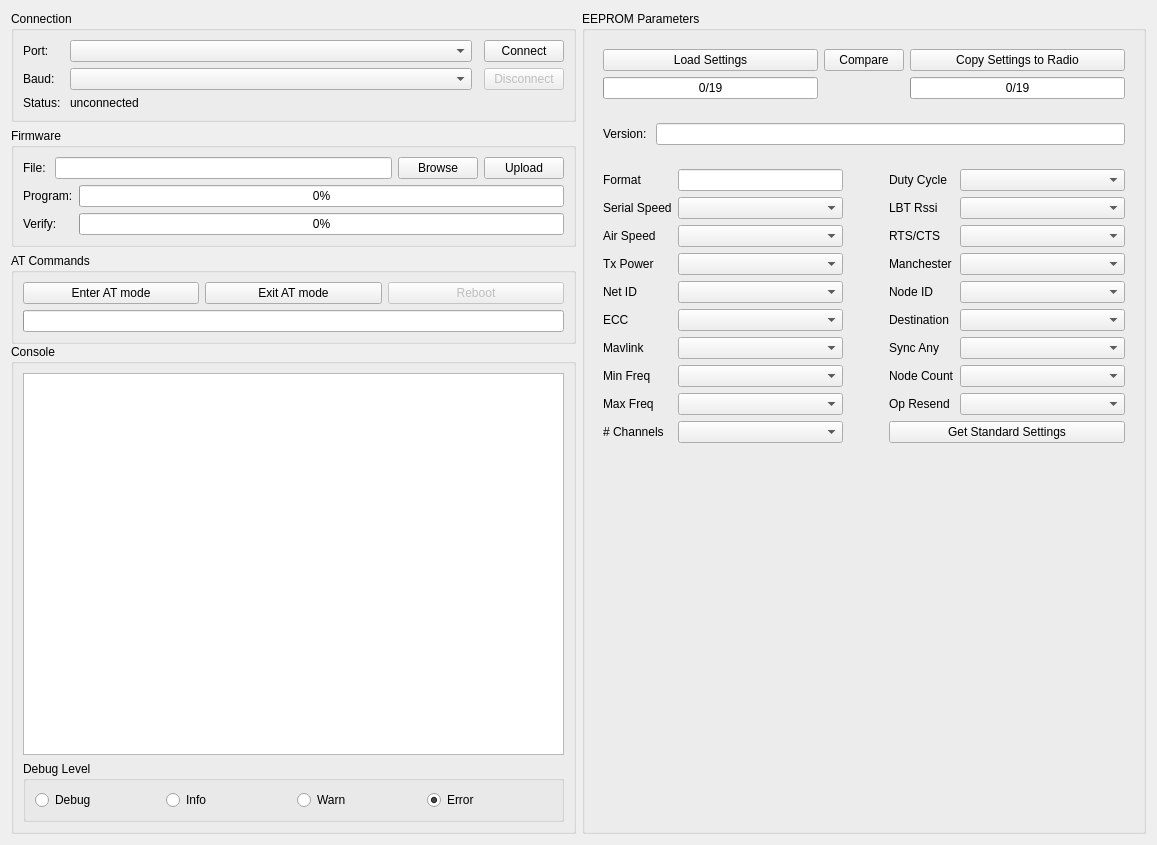
<?xml version="1.0" encoding="UTF-8"?>
<ui version="4.0">
 <class>Form</class>
 <widget class="QWidget" name="Form">
  <property name="geometry">
   <rect>
    <x>0</x>
    <y>0</y>
    <width>1157</width>
    <height>845</height>
   </rect>
  </property>
  <property name="sizePolicy">
   <sizepolicy hsizetype="Expanding" vsizetype="Expanding">
    <horstretch>0</horstretch>
    <verstretch>0</verstretch>
   </sizepolicy>
  </property>
  <property name="windowTitle">
   <string>Radio Configurator</string>
  </property>
  <layout class="QHBoxLayout" name="horizontalLayout_3">
   <item>
    <widget class="QWidget" name="widget_3" native="true">
     <property name="sizePolicy">
      <sizepolicy hsizetype="Preferred" vsizetype="Expanding">
       <horstretch>0</horstretch>
       <verstretch>0</verstretch>
      </sizepolicy>
     </property>
     <layout class="QVBoxLayout" name="verticalLayout_2">
      <property name="spacing">
       <number>0</number>
      </property>
      <property name="leftMargin">
       <number>0</number>
      </property>
      <property name="topMargin">
       <number>0</number>
      </property>
      <property name="rightMargin">
       <number>0</number>
      </property>
      <property name="bottomMargin">
       <number>0</number>
      </property>
      <item>
       <widget class="QWidget" name="upper_split_container" native="true">
        <property name="sizePolicy">
         <sizepolicy hsizetype="Expanding" vsizetype="Fixed">
          <horstretch>0</horstretch>
          <verstretch>0</verstretch>
         </sizepolicy>
        </property>
        <layout class="QGridLayout" name="gridLayout_2">
         <property name="leftMargin">
          <number>0</number>
         </property>
         <property name="topMargin">
          <number>0</number>
         </property>
         <property name="rightMargin">
          <number>0</number>
         </property>
         <property name="bottomMargin">
          <number>0</number>
         </property>
         <property name="horizontalSpacing">
          <number>6</number>
         </property>
         <item row="3" column="0">
          <widget class="QGroupBox" name="at_group">
           <property name="enabled">
            <bool>true</bool>
           </property>
           <property name="sizePolicy">
            <sizepolicy hsizetype="Preferred" vsizetype="Fixed">
             <horstretch>0</horstretch>
             <verstretch>0</verstretch>
            </sizepolicy>
           </property>
           <property name="title">
            <string>AT Commands</string>
           </property>
           <layout class="QGridLayout" name="gridLayout_4">
            <item row="0" column="2">
             <widget class="QPushButton" name="reboot_button">
              <property name="enabled">
               <bool>false</bool>
              </property>
              <property name="text">
               <string>Reboot</string>
              </property>
             </widget>
            </item>
            <item row="1" column="0" colspan="3">
             <widget class="QProgressBar" name="at_mode_progressbar">
              <property name="toolTip">
               <string>&lt;html&gt;&lt;head/&gt;&lt;body&gt;&lt;p&gt;Status indicator of the AT configuration mode.&lt;/p&gt;&lt;/body&gt;&lt;/html&gt;</string>
              </property>
              <property name="maximum">
               <number>1</number>
              </property>
              <property name="value">
               <number>0</number>
              </property>
              <property name="textVisible">
               <bool>false</bool>
              </property>
             </widget>
            </item>
            <item row="0" column="1">
             <widget class="QPushButton" name="exit_at_button">
              <property name="enabled">
               <bool>true</bool>
              </property>
              <property name="text">
               <string>Exit AT mode</string>
              </property>
             </widget>
            </item>
            <item row="0" column="0">
             <widget class="QPushButton" name="enter_at_button">
              <property name="text">
               <string>Enter AT mode</string>
              </property>
             </widget>
            </item>
           </layout>
          </widget>
         </item>
         <item row="1" column="0">
          <widget class="QGroupBox" name="firmware_group">
           <property name="sizePolicy">
            <sizepolicy hsizetype="Preferred" vsizetype="Fixed">
             <horstretch>0</horstretch>
             <verstretch>0</verstretch>
            </sizepolicy>
           </property>
           <property name="title">
            <string>Firmware</string>
           </property>
           <layout class="QVBoxLayout" name="verticalLayout_3">
            <item>
             <widget class="QWidget" name="widget_4" native="true">
              <layout class="QHBoxLayout" name="horizontalLayout_4">
               <property name="spacing">
                <number>6</number>
               </property>
               <property name="leftMargin">
                <number>0</number>
               </property>
               <property name="topMargin">
                <number>0</number>
               </property>
               <property name="rightMargin">
                <number>0</number>
               </property>
               <property name="bottomMargin">
                <number>0</number>
               </property>
               <item>
                <widget class="QLabel" name="label_5">
                 <property name="text">
                  <string>File: </string>
                 </property>
                </widget>
               </item>
               <item>
                <widget class="QLineEdit" name="file_lineedit"/>
               </item>
               <item>
                <widget class="QPushButton" name="browse_button">
                 <property name="text">
                  <string>Browse</string>
                 </property>
                </widget>
               </item>
               <item>
                <widget class="QPushButton" name="upload_button">
                 <property name="text">
                  <string>Upload</string>
                 </property>
                </widget>
               </item>
              </layout>
             </widget>
            </item>
            <item>
             <widget class="QWidget" name="widget_5" native="true">
              <layout class="QFormLayout" name="formLayout">
               <property name="labelAlignment">
                <set>Qt::AlignLeading|Qt::AlignLeft|Qt::AlignVCenter</set>
               </property>
               <property name="leftMargin">
                <number>0</number>
               </property>
               <property name="topMargin">
                <number>0</number>
               </property>
               <property name="rightMargin">
                <number>0</number>
               </property>
               <property name="bottomMargin">
                <number>0</number>
               </property>
               <item row="0" column="0">
                <widget class="QLabel" name="label_6">
                 <property name="text">
                  <string>Program:</string>
                 </property>
                </widget>
               </item>
               <item row="0" column="1">
                <widget class="QProgressBar" name="program_progressbar">
                 <property name="maximum">
                  <number>1</number>
                 </property>
                 <property name="value">
                  <number>0</number>
                 </property>
                </widget>
               </item>
               <item row="1" column="0">
                <widget class="QLabel" name="label_7">
                 <property name="text">
                  <string>Verify: </string>
                 </property>
                </widget>
               </item>
               <item row="1" column="1">
                <widget class="QProgressBar" name="verify_progressbar">
                 <property name="maximum">
                  <number>1</number>
                 </property>
                 <property name="value">
                  <number>0</number>
                 </property>
                </widget>
               </item>
              </layout>
             </widget>
            </item>
           </layout>
          </widget>
         </item>
         <item row="0" column="0">
          <widget class="QGroupBox" name="connection_group">
           <property name="sizePolicy">
            <sizepolicy hsizetype="Preferred" vsizetype="Fixed">
             <horstretch>0</horstretch>
             <verstretch>0</verstretch>
            </sizepolicy>
           </property>
           <property name="title">
            <string>Connection</string>
           </property>
           <layout class="QGridLayout" name="gridLayout">
            <item row="0" column="1">
             <widget class="ComboBox" name="port_combobox">
              <property name="sizePolicy">
               <sizepolicy hsizetype="Preferred" vsizetype="Fixed">
                <horstretch>2</horstretch>
                <verstretch>0</verstretch>
               </sizepolicy>
              </property>
             </widget>
            </item>
            <item row="1" column="3">
             <widget class="QPushButton" name="disconnect_button">
              <property name="enabled">
               <bool>false</bool>
              </property>
              <property name="text">
               <string>Disconnect</string>
              </property>
             </widget>
            </item>
            <item row="2" column="1" colspan="3">
             <widget class="QLabel" name="connection_status_label">
              <property name="text">
               <string>unconnected</string>
              </property>
             </widget>
            </item>
            <item row="1" column="1">
             <widget class="QComboBox" name="baud_combobox"/>
            </item>
            <item row="1" column="0">
             <widget class="QLabel" name="label_2">
              <property name="text">
               <string>Baud: </string>
              </property>
             </widget>
            </item>
            <item row="0" column="0">
             <widget class="QLabel" name="label">
              <property name="sizePolicy">
               <sizepolicy hsizetype="Preferred" vsizetype="Preferred">
                <horstretch>0</horstretch>
                <verstretch>0</verstretch>
               </sizepolicy>
              </property>
              <property name="text">
               <string>Port:</string>
              </property>
             </widget>
            </item>
            <item row="2" column="0">
             <widget class="QLabel" name="label_3">
              <property name="text">
               <string>Status: </string>
              </property>
             </widget>
            </item>
            <item row="0" column="3">
             <widget class="QPushButton" name="connect_button">
              <property name="sizePolicy">
               <sizepolicy hsizetype="Preferred" vsizetype="Fixed">
                <horstretch>0</horstretch>
                <verstretch>0</verstretch>
               </sizepolicy>
              </property>
              <property name="text">
               <string>Connect</string>
              </property>
             </widget>
            </item>
           </layout>
          </widget>
         </item>
        </layout>
       </widget>
      </item>
      <item>
       <widget class="QGroupBox" name="console_group">
        <property name="sizePolicy">
         <sizepolicy hsizetype="Expanding" vsizetype="Expanding">
          <horstretch>0</horstretch>
          <verstretch>2</verstretch>
         </sizepolicy>
        </property>
        <property name="title">
         <string>Console</string>
        </property>
        <layout class="QGridLayout" name="gridLayout_5">
         <item row="0" column="2">
          <widget class="QTextEdit" name="console_text">
           <property name="sizePolicy">
            <sizepolicy hsizetype="Expanding" vsizetype="Expanding">
             <horstretch>0</horstretch>
             <verstretch>1</verstretch>
            </sizepolicy>
           </property>
           <property name="readOnly">
            <bool>true</bool>
           </property>
          </widget>
         </item>
         <item row="1" column="2">
          <widget class="QGroupBox" name="logger_level_group">
           <property name="sizePolicy">
            <sizepolicy hsizetype="Expanding" vsizetype="Preferred">
             <horstretch>0</horstretch>
             <verstretch>0</verstretch>
            </sizepolicy>
           </property>
           <property name="title">
            <string>Debug Level</string>
           </property>
           <property name="flat">
            <bool>false</bool>
           </property>
           <property name="checkable">
            <bool>false</bool>
           </property>
           <layout class="QHBoxLayout" name="horizontalLayout">
            <item>
             <widget class="QRadioButton" name="debug_radiobutton">
              <property name="sizePolicy">
               <sizepolicy hsizetype="Minimum" vsizetype="Fixed">
                <horstretch>0</horstretch>
                <verstretch>0</verstretch>
               </sizepolicy>
              </property>
              <property name="text">
               <string>Debug</string>
              </property>
             </widget>
            </item>
            <item>
             <widget class="QRadioButton" name="info_radiobutton">
              <property name="sizePolicy">
               <sizepolicy hsizetype="Minimum" vsizetype="Fixed">
                <horstretch>0</horstretch>
                <verstretch>0</verstretch>
               </sizepolicy>
              </property>
              <property name="text">
               <string>Info</string>
              </property>
              <property name="checked">
               <bool>false</bool>
              </property>
             </widget>
            </item>
            <item>
             <widget class="QRadioButton" name="warn_radiobutton">
              <property name="sizePolicy">
               <sizepolicy hsizetype="Minimum" vsizetype="Fixed">
                <horstretch>0</horstretch>
                <verstretch>0</verstretch>
               </sizepolicy>
              </property>
              <property name="text">
               <string>Warn</string>
              </property>
             </widget>
            </item>
            <item>
             <widget class="QRadioButton" name="error_radiobutton">
              <property name="sizePolicy">
               <sizepolicy hsizetype="Minimum" vsizetype="Fixed">
                <horstretch>0</horstretch>
                <verstretch>0</verstretch>
               </sizepolicy>
              </property>
              <property name="text">
               <string>Error</string>
              </property>
              <property name="checked">
               <bool>true</bool>
              </property>
             </widget>
            </item>
           </layout>
          </widget>
         </item>
        </layout>
       </widget>
      </item>
     </layout>
    </widget>
   </item>
   <item>
    <widget class="QGroupBox" name="eeprom_group">
     <property name="enabled">
      <bool>true</bool>
     </property>
     <property name="sizePolicy">
      <sizepolicy hsizetype="Expanding" vsizetype="Expanding">
       <horstretch>0</horstretch>
       <verstretch>0</verstretch>
      </sizepolicy>
     </property>
     <property name="title">
      <string>EEPROM Parameters</string>
     </property>
     <layout class="QVBoxLayout" name="verticalLayout">
      <item>
       <widget class="QWidget" name="widget_2" native="true">
        <layout class="QGridLayout" name="gridLayout_3">
         <item row="1" column="0">
          <widget class="QProgressBar" name="load_settings_progressbar">
           <property name="toolTip">
            <string>&lt;html&gt;&lt;head/&gt;&lt;body&gt;&lt;p&gt;Number of loaded parameters.&lt;/p&gt;&lt;/body&gt;&lt;/html&gt;</string>
           </property>
           <property name="maximum">
            <number>19</number>
           </property>
           <property name="value">
            <number>0</number>
           </property>
           <property name="textVisible">
            <bool>true</bool>
           </property>
           <property name="orientation">
            <enum>Qt::Horizontal</enum>
           </property>
           <property name="invertedAppearance">
            <bool>false</bool>
           </property>
           <property name="textDirection">
            <enum>QProgressBar::TopToBottom</enum>
           </property>
           <property name="format">
            <string>%v/%m</string>
           </property>
          </widget>
         </item>
         <item row="0" column="0">
          <widget class="QPushButton" name="load_settings_button">
           <property name="toolTip">
            <string>&lt;html&gt;&lt;head/&gt;&lt;body&gt;&lt;p&gt;Loads the radio's settings that are currently active.&lt;/p&gt;&lt;/body&gt;&lt;/html&gt;</string>
           </property>
           <property name="text">
            <string>Load Settings</string>
           </property>
          </widget>
         </item>
         <item row="1" column="2">
          <widget class="QProgressBar" name="copy_settings_progressbar">
           <property name="toolTip">
            <string>&lt;html&gt;&lt;head/&gt;&lt;body&gt;&lt;p&gt;Number of written parameters.&lt;/p&gt;&lt;/body&gt;&lt;/html&gt;</string>
           </property>
           <property name="minimum">
            <number>0</number>
           </property>
           <property name="maximum">
            <number>19</number>
           </property>
           <property name="value">
            <number>0</number>
           </property>
           <property name="format">
            <string>%v/%m</string>
           </property>
          </widget>
         </item>
         <item row="0" column="2">
          <widget class="QPushButton" name="copy_settings_button">
           <property name="toolTip">
            <string>&lt;html&gt;&lt;head/&gt;&lt;body&gt;&lt;p&gt;Copy the selected settings to the radio. The parameters will be stored in the EEPROM to make the changes persistent.&lt;/p&gt;&lt;/body&gt;&lt;/html&gt;</string>
           </property>
           <property name="text">
            <string>Copy Settings to Radio</string>
           </property>
          </widget>
         </item>
         <item row="0" column="1">
          <widget class="QPushButton" name="compare_button">
           <property name="toolTip">
            <string>&lt;html&gt;&lt;head/&gt;&lt;body&gt;&lt;p&gt;Compares the currently chosen parameters with the radio's active parameters and shows the modified settings.&lt;/p&gt;&lt;/body&gt;&lt;/html&gt;</string>
           </property>
           <property name="text">
            <string>Compare</string>
           </property>
          </widget>
         </item>
        </layout>
       </widget>
      </item>
      <item>
       <widget class="QWidget" name="widget" native="true">
        <layout class="QHBoxLayout" name="horizontalLayout_2">
         <item>
          <widget class="QLabel" name="label_4">
           <property name="text">
            <string>Version: </string>
           </property>
          </widget>
         </item>
         <item>
          <widget class="QLineEdit" name="version_lineedit">
           <property name="readOnly">
            <bool>true</bool>
           </property>
          </widget>
         </item>
        </layout>
       </widget>
      </item>
      <item>
       <widget class="QWidget" name="eeprom_settings_container" native="true">
        <property name="sizePolicy">
         <sizepolicy hsizetype="Preferred" vsizetype="Preferred">
          <horstretch>0</horstretch>
          <verstretch>0</verstretch>
         </sizepolicy>
        </property>
        <layout class="QGridLayout" name="gridLayout_7">
         <item row="6" column="1">
          <widget class="QComboBox" name="mavlink_combobox"/>
         </item>
         <item row="3" column="2">
          <spacer name="horizontalSpacer">
           <property name="orientation">
            <enum>Qt::Horizontal</enum>
           </property>
           <property name="sizeType">
            <enum>QSizePolicy::Fixed</enum>
           </property>
           <property name="sizeHint" stdset="0">
            <size>
             <width>40</width>
             <height>20</height>
            </size>
           </property>
          </spacer>
         </item>
         <item row="3" column="3">
          <widget class="QLabel" name="manchester_label">
           <property name="text">
            <string>Manchester</string>
           </property>
          </widget>
         </item>
         <item row="7" column="3">
          <widget class="QLabel" name="nodecount_label">
           <property name="text">
            <string>Node Count</string>
           </property>
          </widget>
         </item>
         <item row="0" column="3">
          <widget class="QLabel" name="duty_cycle_label">
           <property name="text">
            <string>Duty Cycle</string>
           </property>
          </widget>
         </item>
         <item row="3" column="1">
          <widget class="QComboBox" name="txpower_combobox"/>
         </item>
         <item row="1" column="3">
          <widget class="QLabel" name="lbt_rssi_label">
           <property name="text">
            <string>LBT Rssi</string>
           </property>
          </widget>
         </item>
         <item row="2" column="1">
          <widget class="QComboBox" name="air_speed_combobox"/>
         </item>
         <item row="3" column="0">
          <widget class="QLabel" name="txpower_label">
           <property name="toolTip">
            <string>&lt;html&gt;&lt;head/&gt;&lt;body&gt;&lt;p&gt;Transmission power in dBm. For a 100% duty cycle this should not exceed 10mW ~ 11dBm.&lt;/p&gt;&lt;/body&gt;&lt;/html&gt;</string>
           </property>
           <property name="text">
            <string>Tx Power</string>
           </property>
          </widget>
         </item>
         <item row="1" column="1">
          <widget class="QComboBox" name="serial_speed_combobox">
           <property name="sizePolicy">
            <sizepolicy hsizetype="Expanding" vsizetype="Fixed">
             <horstretch>0</horstretch>
             <verstretch>0</verstretch>
            </sizepolicy>
           </property>
          </widget>
         </item>
         <item row="5" column="4">
          <widget class="QComboBox" name="nodedestination_combobox"/>
         </item>
         <item row="0" column="4">
          <widget class="QComboBox" name="duty_cycle_combobox">
           <property name="sizePolicy">
            <sizepolicy hsizetype="Expanding" vsizetype="Fixed">
             <horstretch>0</horstretch>
             <verstretch>0</verstretch>
            </sizepolicy>
           </property>
          </widget>
         </item>
         <item row="6" column="4">
          <widget class="QComboBox" name="syncany_combobox"/>
         </item>
         <item row="7" column="1">
          <widget class="QComboBox" name="min_freq_combobox"/>
         </item>
         <item row="1" column="0">
          <widget class="QLabel" name="serial_speed_label">
           <property name="toolTip">
            <string>Baud rate for the serial communication between the PC/FCU and the radio.</string>
           </property>
           <property name="text">
            <string>Serial Speed</string>
           </property>
          </widget>
         </item>
         <item row="2" column="0">
          <widget class="QLabel" name="air_speed_label">
           <property name="toolTip">
            <string>Radio transmission data rate.</string>
           </property>
           <property name="text">
            <string>Air Speed</string>
           </property>
          </widget>
         </item>
         <item row="9" column="1">
          <widget class="QComboBox" name="num_channels_combobox"/>
         </item>
         <item row="0" column="1">
          <widget class="QLineEdit" name="format_lineedit">
           <property name="readOnly">
            <bool>true</bool>
           </property>
          </widget>
         </item>
         <item row="8" column="1">
          <widget class="QComboBox" name="max_freq_combobox">
           <property name="sizePolicy">
            <sizepolicy hsizetype="Expanding" vsizetype="Fixed">
             <horstretch>0</horstretch>
             <verstretch>0</verstretch>
            </sizepolicy>
           </property>
          </widget>
         </item>
         <item row="8" column="0">
          <widget class="QLabel" name="max_freq_label">
           <property name="text">
            <string>Max Freq</string>
           </property>
          </widget>
         </item>
         <item row="2" column="4">
          <widget class="QComboBox" name="rtscts_combobox"/>
         </item>
         <item row="5" column="0">
          <widget class="QLabel" name="ecc_label">
           <property name="toolTip">
            <string>&lt;html&gt;&lt;head/&gt;&lt;body&gt;&lt;p&gt;Enable/Disable error correction. If enabled, the effective data rate will only be half of the value set for the radio transmission data rate.&lt;/p&gt;&lt;/body&gt;&lt;/html&gt;</string>
           </property>
           <property name="text">
            <string>ECC</string>
           </property>
          </widget>
         </item>
         <item row="0" column="0">
          <widget class="QLabel" name="flabel">
           <property name="autoFillBackground">
            <bool>false</bool>
           </property>
           <property name="text">
            <string>Format</string>
           </property>
          </widget>
         </item>
         <item row="5" column="1">
          <widget class="QComboBox" name="ecc_combobox"/>
         </item>
         <item row="4" column="3">
          <widget class="QLabel" name="nodeid_label">
           <property name="text">
            <string>Node ID</string>
           </property>
          </widget>
         </item>
         <item row="1" column="4">
          <widget class="QComboBox" name="lbt_rssi_combobox"/>
         </item>
         <item row="4" column="4">
          <widget class="QComboBox" name="nodeid_combobox"/>
         </item>
         <item row="9" column="0">
          <widget class="QLabel" name="channels_label">
           <property name="text">
            <string># Channels</string>
           </property>
          </widget>
         </item>
         <item row="8" column="4">
          <widget class="QComboBox" name="oppresend_combobox"/>
         </item>
         <item row="4" column="1">
          <widget class="QComboBox" name="netid_combobox"/>
         </item>
         <item row="6" column="0">
          <widget class="QLabel" name="mavlink_label">
           <property name="text">
            <string>Mavlink</string>
           </property>
          </widget>
         </item>
         <item row="9" column="3" colspan="2">
          <widget class="QPushButton" name="get_standard_settings_button">
           <property name="sizePolicy">
            <sizepolicy hsizetype="Minimum" vsizetype="Fixed">
             <horstretch>0</horstretch>
             <verstretch>0</verstretch>
            </sizepolicy>
           </property>
           <property name="text">
            <string>Get Standard Settings</string>
           </property>
          </widget>
         </item>
         <item row="6" column="3">
          <widget class="QLabel" name="syncany_label">
           <property name="text">
            <string>Sync Any</string>
           </property>
          </widget>
         </item>
         <item row="3" column="4">
          <widget class="QComboBox" name="manchester_combobox"/>
         </item>
         <item row="7" column="0">
          <widget class="QLabel" name="min_freq_label">
           <property name="text">
            <string>Min Freq</string>
           </property>
          </widget>
         </item>
         <item row="8" column="3">
          <widget class="QLabel" name="oppresend_label">
           <property name="text">
            <string>Op Resend</string>
           </property>
          </widget>
         </item>
         <item row="7" column="4">
          <widget class="QComboBox" name="nodecount_combobox"/>
         </item>
         <item row="4" column="0">
          <widget class="QLabel" name="netid_label">
           <property name="toolTip">
            <string>&lt;html&gt;&lt;head/&gt;&lt;body&gt;&lt;p&gt;Radios with the same net ID are on the same network.&lt;/p&gt;&lt;/body&gt;&lt;/html&gt;</string>
           </property>
           <property name="text">
            <string>Net ID</string>
           </property>
          </widget>
         </item>
         <item row="5" column="3">
          <widget class="QLabel" name="nodedestination_label">
           <property name="text">
            <string>Destination</string>
           </property>
          </widget>
         </item>
         <item row="2" column="3">
          <widget class="QLabel" name="rtscts_label">
           <property name="text">
            <string>RTS/CTS</string>
           </property>
          </widget>
         </item>
        </layout>
       </widget>
      </item>
      <item>
       <spacer name="verticalSpacer">
        <property name="orientation">
         <enum>Qt::Vertical</enum>
        </property>
        <property name="sizeHint" stdset="0">
         <size>
          <width>20</width>
          <height>40</height>
         </size>
        </property>
       </spacer>
      </item>
     </layout>
    </widget>
   </item>
  </layout>
 </widget>
 <customwidgets>
  <customwidget>
   <class>ComboBox</class>
   <extends>QComboBox</extends>
   <header>radio_tools.radio_gui</header>
  </customwidget>
 </customwidgets>
 <resources/>
 <connections/>
</ui>
